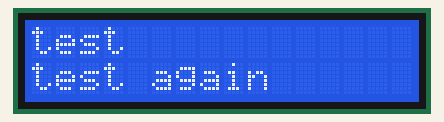
This sketch was run on a simulated Arduino Uno, built with avr-gcc and run on an emulated ATmega328P. On the bench: 16×2 character LCD.

Above: at 0.1 s.
At 5.1 s:
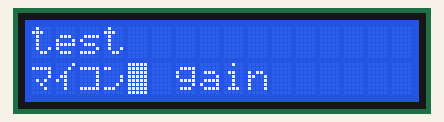

The sketch:

LCD.ino
```cpp
#include<LiquidCrystal_I2C.h>
LiquidCrystal_I2C lcd(0x27,16,2);
void setup() {
  // put your setup code here, to run once:
  lcd.init();
  lcd.backlight();
  lcd.clear();
  lcd.print("test");
  lcd.setCursor(0,1);
  lcd.print("test again");
  delay(5000);
  char str[]={0xcf,0xb2,0xba,0xdd,0xff};
  lcd.setCursor(0,1);
  lcd.print(str);
}

void loop() {
  // put your main code here, to run repeatedly:

}
```
